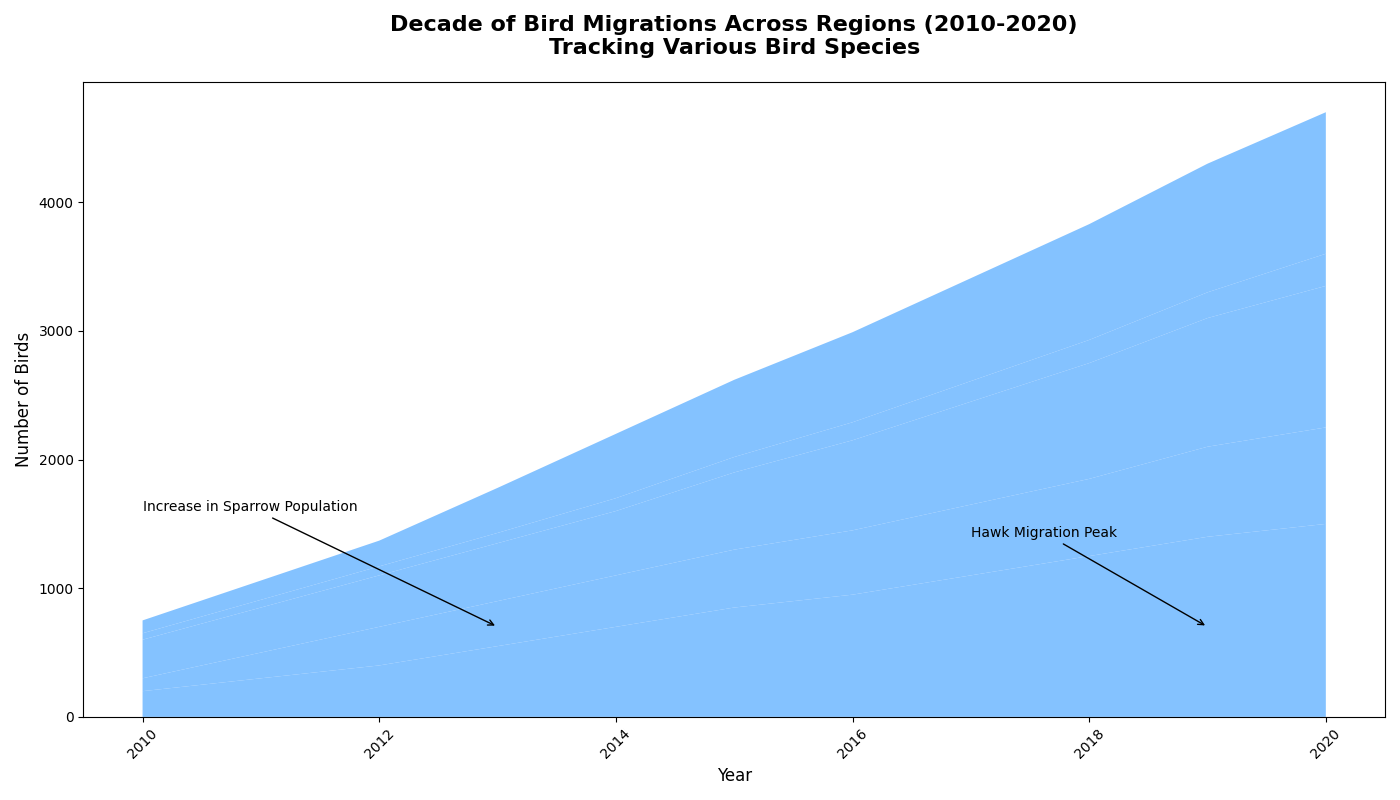

Write the Python code that produced this figure.
import matplotlib.pyplot as plt
import numpy as np

years = np.arange(2010, 2021)

sparrows = np.array([200, 300, 400, 550, 700, 850, 950, 1100, 1250, 1400, 1500])
hawks = np.array([100, 200, 300, 350, 400, 450, 500, 550, 600, 700, 750])
swallows = np.array([300, 350, 400, 450, 500, 600, 700, 800, 900, 1000, 1100])
pelicans = np.array([50, 60, 70, 80, 100, 120, 140, 160, 180, 200, 250])
geese = np.array([100, 150, 200, 350, 500, 600, 700, 800, 900, 1000, 1100])

bird_migrations = np.vstack([sparrows, hawks, swallows, pelicans, geese])

fig, ax = plt.subplots(figsize=(14, 8))

single_color = '#66b3ff'

ax.stackplot(years, bird_migrations, colors=[single_color]*bird_migrations.shape[0], alpha=0.8)

ax.set_title("Decade of Bird Migrations Across Regions (2010-2020)\nTracking Various Bird Species", 
             fontsize=16, fontweight='bold', pad=20)
ax.set_xlabel("Year", fontsize=12)
ax.set_ylabel("Number of Birds", fontsize=12)

ax.annotate('Increase in Sparrow Population', xy=(2013, 700), xytext=(2010, 1600),
            arrowprops=dict(facecolor='black', arrowstyle='->'), fontsize=10)
ax.annotate('Hawk Migration Peak', xy=(2019, 700), xytext=(2017, 1400),
            arrowprops=dict(facecolor='black', arrowstyle='->'), fontsize=10)

plt.xticks(rotation=45)

plt.tight_layout(rect=[0, 0, 1, 1])

plt.show()
